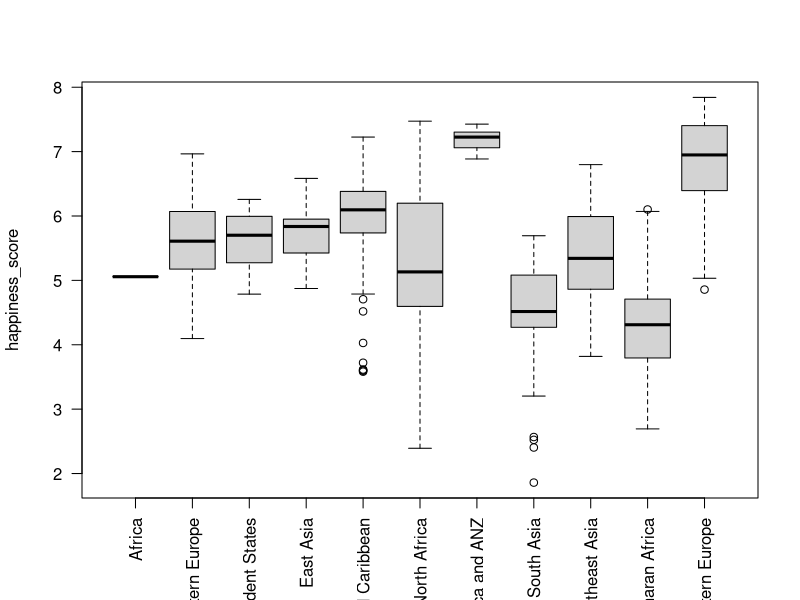
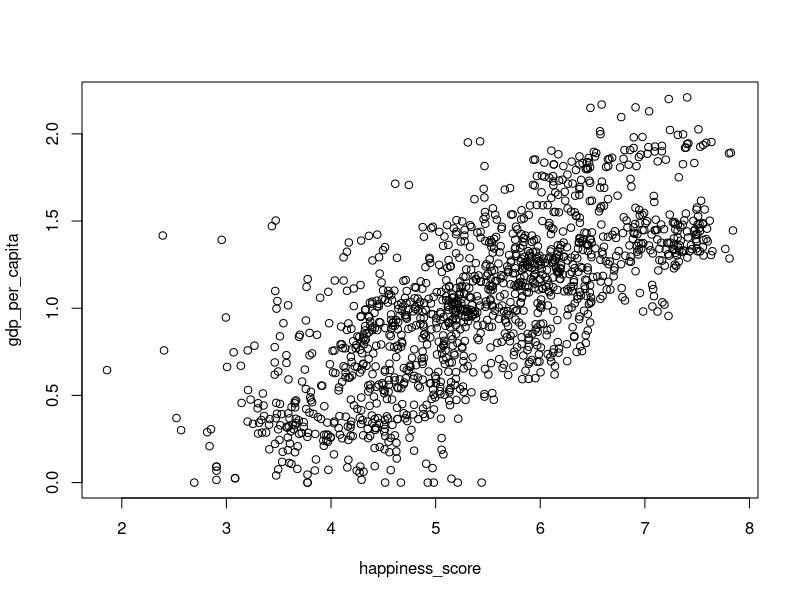
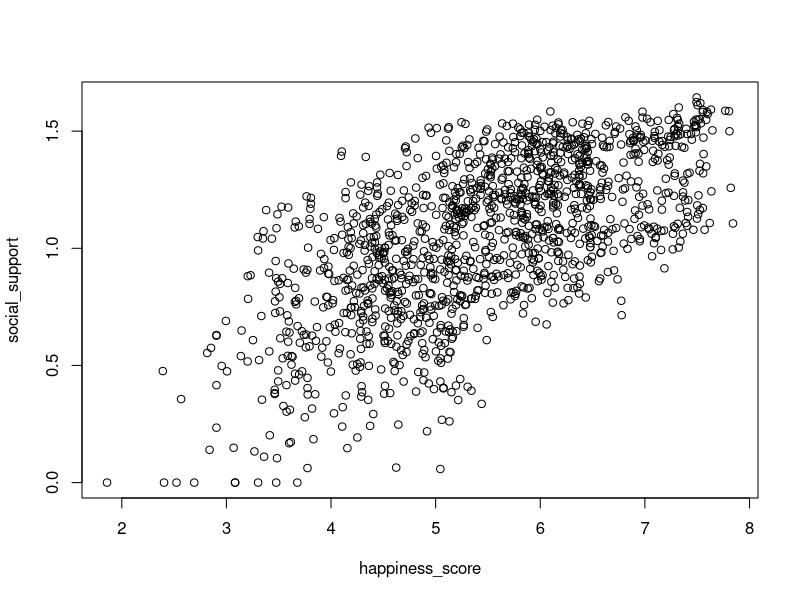
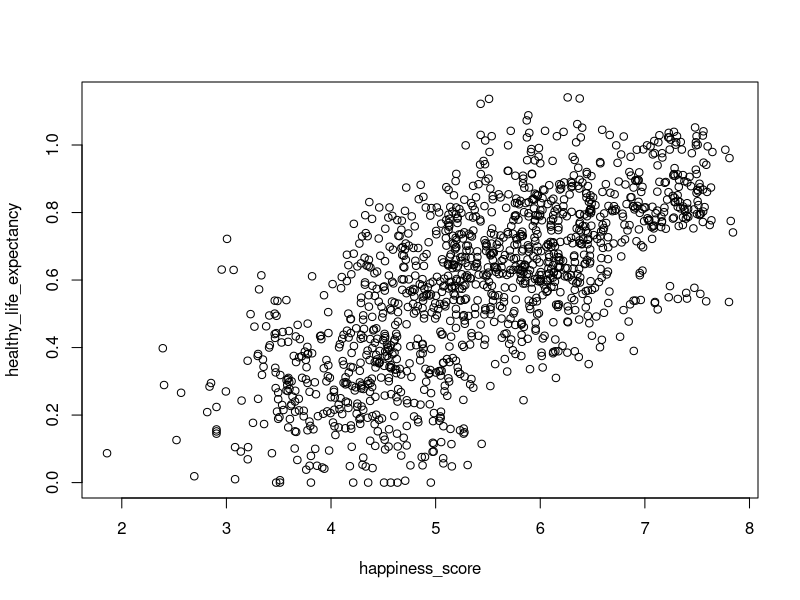
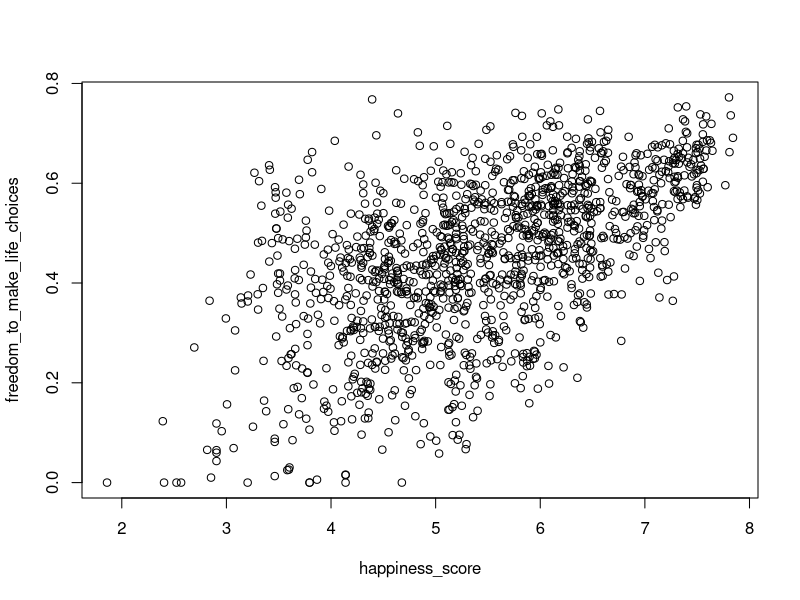
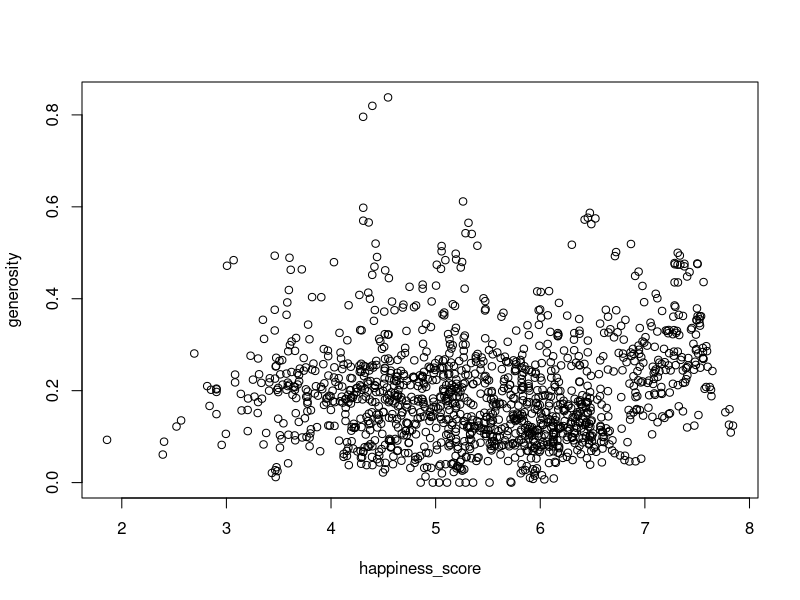
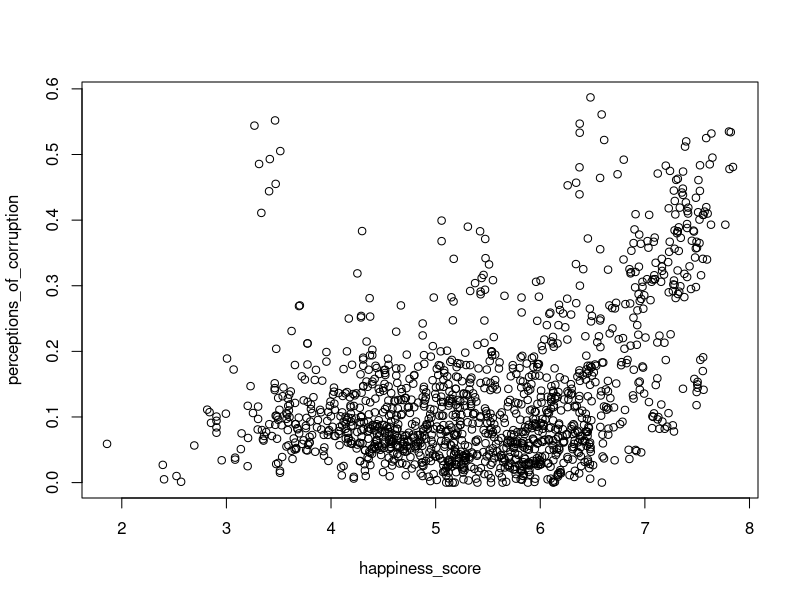
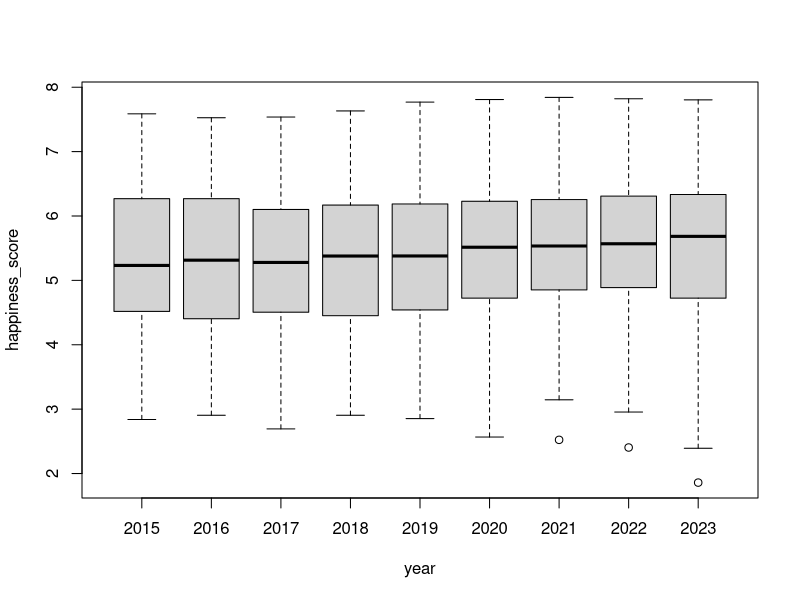

The R script that drew these images, in order: (Note: this script raises an error after producing the figures.)
# needed libraries
library(randomForest)
library(tidyverse)

# load data
whr <- read.csv("Data/WHR_AllYears.csv")

summary(whr)
str(whr)
?str

table(whr$country)
# some countries don't appear 9 times / "each year" in the data

table(whr$region)

table(whr$year)
# over time there are less countries present in the data

# given happiness score is the most important feature we want to look at:
# how does it interact with the other variables?

attach(whr)

# country not plotted because too smallgrained

boxplot(happiness_score ~ region, las = 2, xlab = "")
# Western Europe and North America / ANZ are the happiest in the world
# Sub Saharan Africa is lowest
# North Africa has a big variance

plot(happiness_score, gdp_per_capita)
# higher gdp per capita means higher happiness score

plot(happiness_score, social_support)
# higher social support means higher happiness

plot(happiness_score, healthy_life_expectancy)
# higher (better?) healthy life expectancy means higher happiness

plot(happiness_score, freedom_to_make_life_choices)
# more freedom for life choices means higher happiness

plot(happiness_score, generosity)
# rather mixed, no real connection

plot(happiness_score, perceptions_of_corruption)
# generally there's a lot of values that are low on perception of corruption
# for the high happy values there's a lot of strong perception of corruption
# which is weird

boxplot(happiness_score ~ year)
# for the median values there is an upwards trend over the years
# quite a big variance in 2020 and 2023

detach(whr)

# find out which features influence the happiness score the most when training
# a random forest model
# just out of curiosity

# do copy of data set without NAs
whr_noNA <- na.omit(whr)

# train random forest
set.seed(1)
rf.whr <- randomForest(happiness_score ~ ., data = whr_noNA, mtry = 6, ntRee = 100,
                       importance = TRUE)

# plot importance of variables
varImpPlot(rf.whr)
# %IncMSE indicates the increase of the mean squared error when the variable
# is randomly permuted
# IncNodePurity is a measure of how much the model error increases when a particular
# variable is randomly permuted or shuffled

# top variables change depending on the seed and the mtry variable set
# however the bottom with year, social_support and generosity is stable over
# each iteration
# the first 4 are also pretty stable, even if they can switch places


# look at connections between all numerical variables
whr_sub <- whr[,-c(1,2,10)]
pairs(whr_sub)

# try pca on subset with numerical variables
# fix perception of corruption to be numeric
whr_sub$perceptions_of_corruption <- as.numeric(whr_sub$perceptions_of_corruption)
# filter rows where perceptions_of_corruption is NA
whr_sub <- na.omit(whr_sub)
pr.out <- prcomp(whr_sub, scale = TRUE)
summary(pr.out)

# get percent of variance of each principal component
perc <- pr.out$sdev/sum(pr.out$sdev)

# plot it
plot(perc, xlab = "Principal Component", ylab = "Proportion of Variance Explained", ylim = c(0,1), type = "b")
# wow this is kinda sad

# ok trying kmeans without pca only on the numerical variables
# find out good k with sum of squares
sc_whr <- scale(whr_sub)
wss <- c()
for (k in 2:7) {
  km.out <- kmeans(sc_whr, centers = k, nstart = 20)
  wss <- append(wss, km.out$tot.withinss)
}
plot(wss, xlab = "k", ylab = "WSS", type = "b")
# decrease is quite consistent, let's take k = 2

km.out <- kmeans(whr_sub, centers = 2, nstart = 20)
km.out

# show scatterplots again coloured by assigned cluster
pairs(sc_whr, col = km.out$cluster, pch = 16)
# for each plot where the happiness score is involved, we see clear clusters
